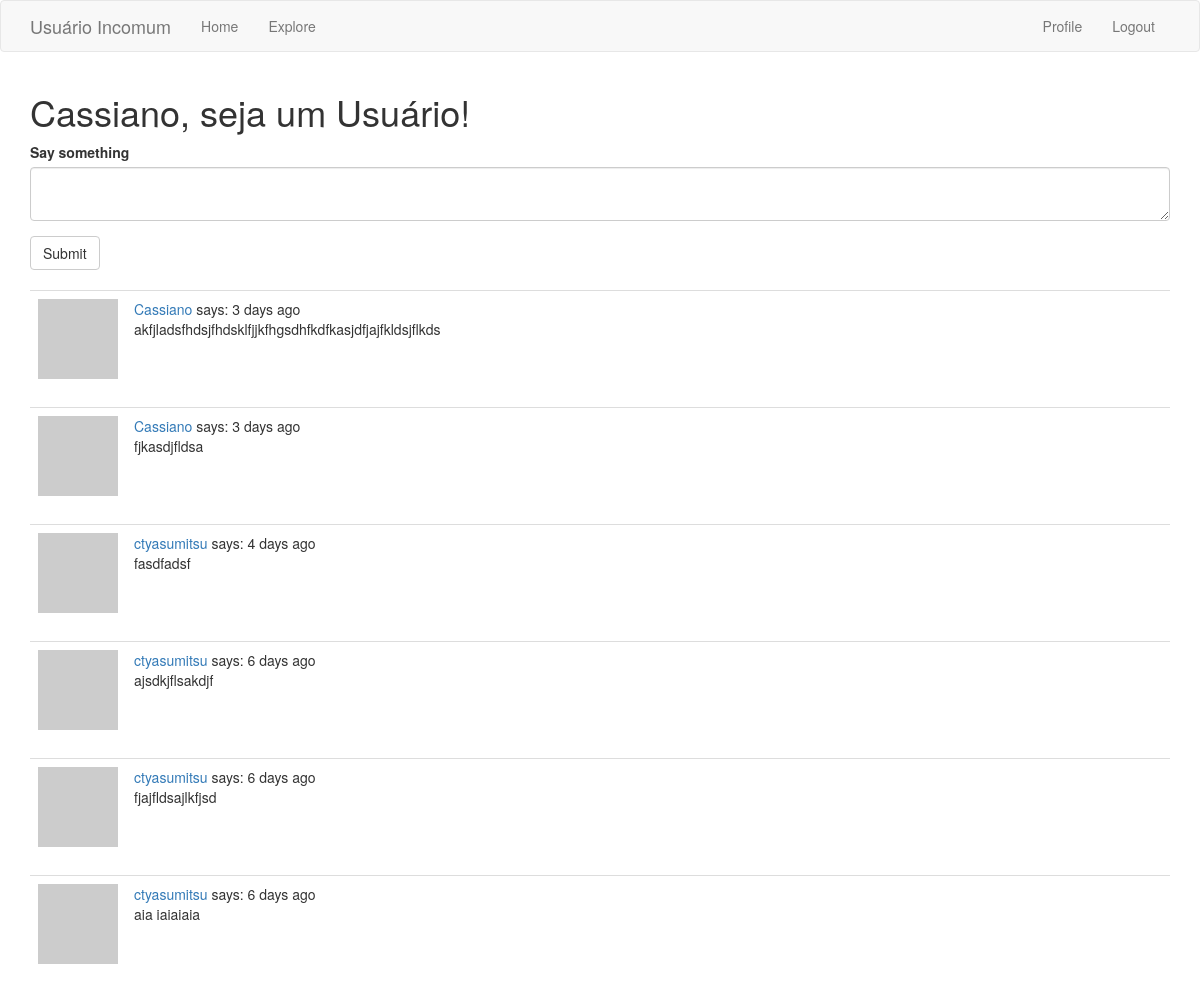
Page /index (signed in, upper part) on the earlier database version.
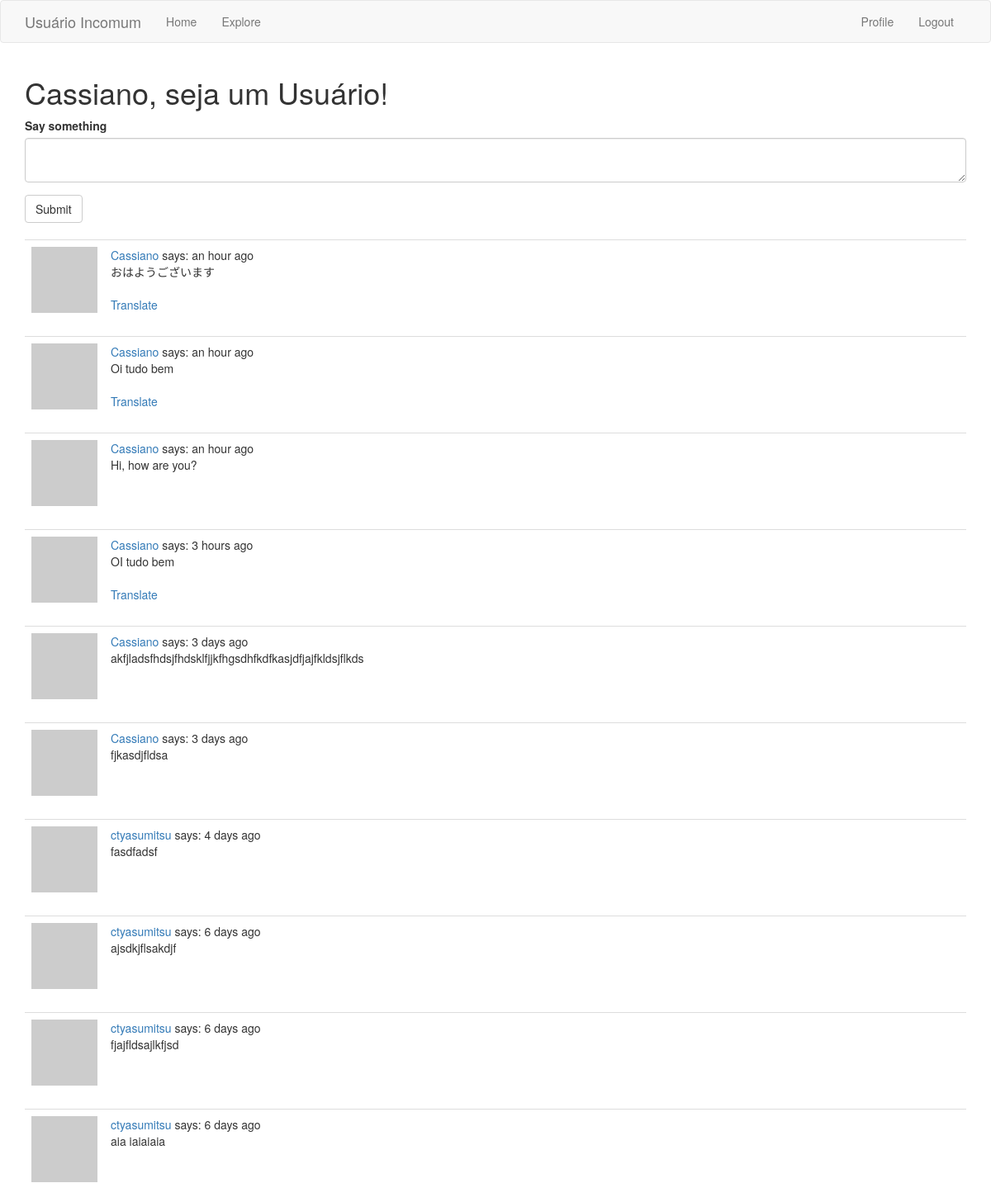
Same page on the later database version.
### app/models.py (models this page shows, shortened)
class Post(db.Model):
    id = db.Column(db.Integer, primary_key=True)
    body = db.Column(db.String(140))
    timestamp = db.Column(db.DateTime, index=True, default=datetime.utcnow)
    user_id = db.Column(db.Integer, db.ForeignKey('user.id'))
    language = db.Column(db.String(5))

class User(UserMixin, db.Model):
    id = db.Column(db.Integer, primary_key=True)
    username = db.Column(db.String(64), index=True, unique=True)
    email = db.Column(db.String(120), index=True, unique=True)
    password_hash = db.Column(db.String(128))
    posts = db.relationship('Post', backref='author', lazy='dynamic')
    about_me = db.Column(db.String(140))
    last_seen = db.Column(db.DateTime, default=datetime.utcnow)
    followed = db.relationship(
        'User', secondary=followers,
        primaryjoin=(followers.c.follower_id == id),
        secondaryjoin=(followers.c.followed_id == id),
        backref=db.backref('followers', lazy='dynamic'), lazy='dynamic')
    def avatar(self, size):
        digest = md5(self.email.lower().encode('utf-8')).hexdigest()
        return 'https://www.gravatar.com/avatar/{}?d=identicon&s={}'.format(
            digest, size)
    def followed_posts(self):
        followed = Post.query.join(
            followers, (followers.c.followed_id == Post.user_id)).filter(
                followers.c.follower_id == self.id)
        own = Post.query.filter_by(user_id=self.id)
        return followed.union(own).order_by(Post.timestamp.desc())

### app/routes.py (the view, shortened to what this page needs)
@app.route('/', methods=['GET', 'POST'])
@app.route('/index', methods=['GET', 'POST'])
@login_required
def index():
    form = PostForm()
    page = request.args.get('page', 1, type=int)
    posts = current_user.followed_posts().paginate(
        page=page, per_page=app.config['POSTS_PER_PAGE'], error_out=False)
    next_url = url_for('index', page=posts.next_num) \
        if posts.has_next else None
    prev_url = url_for('index', page=posts.prev_num) \
        if posts.has_prev else None
    return render_template('index.html', title=_('Home'), form=form,
                           posts=posts.items, next_url=next_url, prev_url=prev_url)

### app/forms.py
class PostForm(FlaskForm):
    post = TextAreaField('Say something', validators=[
        DataRequired(), Length(min=1, max=140)
    ])
    submit = SubmitField('Submit')

### app/models.py (called while the page is built)
@login.user_loader
def load_user(id):
    return User.query.get(int(id))

### app/routes.py (called while the page is built)
@app.before_request
def before_request():
    if current_user.is_authenticated:
        current_user.last_seen = datetime.utcnow()
        db.session.commit()
    g.locale = str(get_locale())

### app/templates/index.html (shortened to what this page needs)
{% extends "base.html" %} {% import 'bootstrap/wtf.html' as wtf %} {% block
app_content %}
<h1>{{ current_user.username }}, seja um Usuário!</h1>
{% if form %} {{ wtf.quick_form(form) }}
<br />
{% endif %} {% for post in posts %} {% include '_post.html' %} {% endfor %}
{% endblock %}

### app/templates/_post.html
<table class="table table-hover">
  <tr>
    <td width="70px">
      <a href="{{ url_for('user', username=post.author.username) }}">
        <img src="{{ post.author.avatar(70) }}" />
      </a>
    </td>
    <td>
      <a href="{{ url_for('user', username=post.author.username) }}">
        {{ post.author.username }}
      </a>
      says: {{ moment(post.timestamp).fromNow() }}
      <br />
      <span id="post{{ post.id }}">{{ post.body }}</span>
      {% if post.language and post.language != g.locale %}
      <br /><br />
      <span id="translation{{ post.id }}">
        <a
          href="javascript:translate(
                        '#post{{ post.id }}',
                        '#translation{{ post.id }}',
                        '{{ post.language }}',
                        '{{ g.locale }}');"
          >{{ _('Translate') }}</a
        >
      </span>
      {% endif %}
    </td>
  </tr>
</table>

Differences in the rows shown:
added Post: author.username "Cassiano", timestamp "an hour ago", body "おはようございます"
added Post: author.username "Cassiano", timestamp "an hour ago", body "Oi tudo bem"
added Post: author.username "Cassiano", timestamp "an hour ago", body "Hi, how are you?"
added Post: author.username "Cassiano", timestamp "3 hours ago", body "OI tudo bem"
